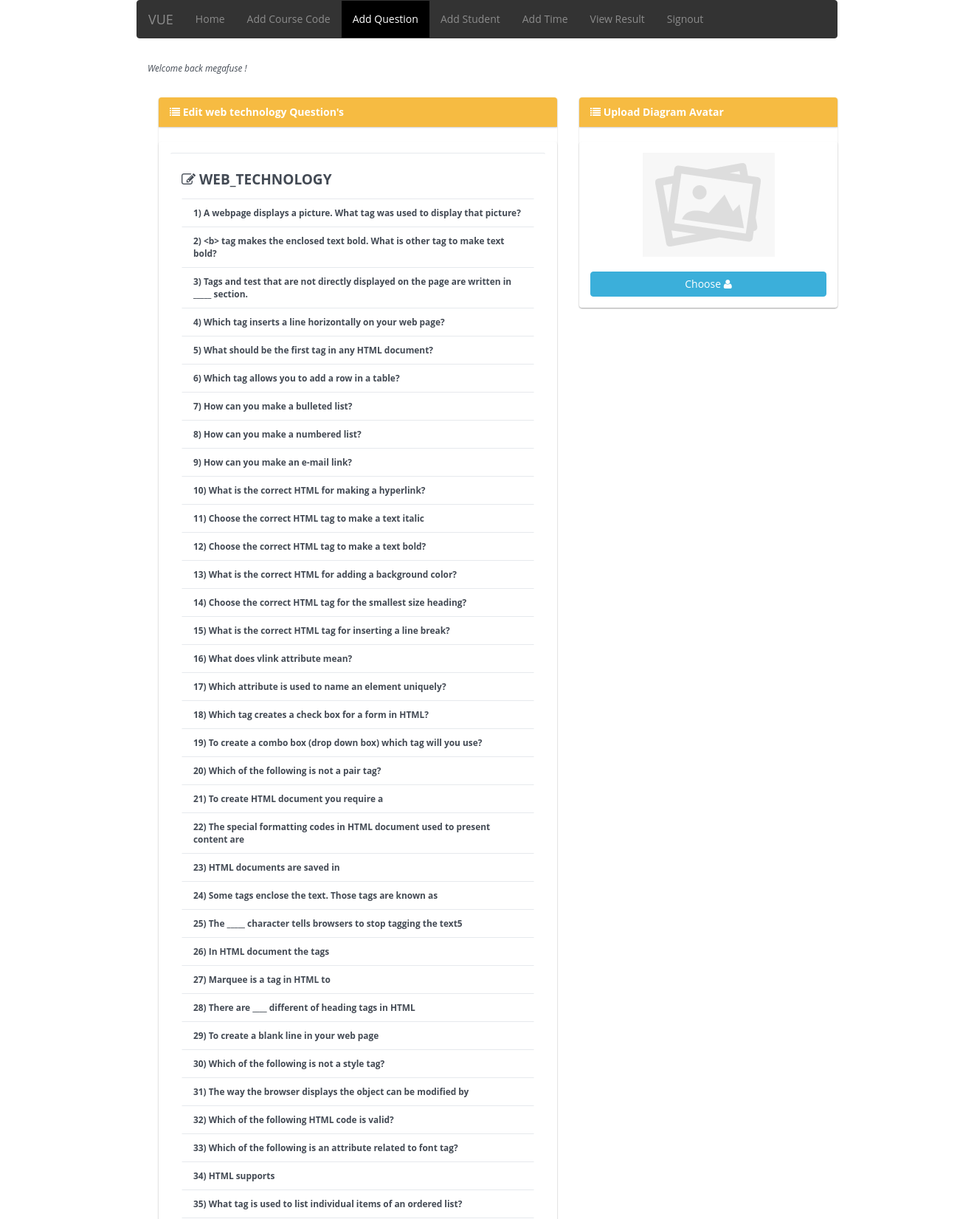
The app's page /dashboard/edit_question.php?key=web_technology (signed in, upper part) with its own data.
### tables this page shows
CREATE TABLE IF NOT EXISTS `question` (
`id` int(11) NOT NULL,
  `subject` varchar(100) NOT NULL,
  `answer` varchar(100) NOT NULL,
  `question` text NOT NULL,
  `A` text NOT NULL,
  `B` text NOT NULL,
  `C` text NOT NULL,
  `D` text NOT NULL,
  `date_registered` varchar(50) NOT NULL
);

### db/Model.php (called while the page is built, shortened)
<?php
class Model {
    public $pdo;
    public function __construct() {
        try {
            $this -> pdo = new PDO('mysql:host=localhost;dbname=megafuse;charset=utf8mb4', 'root', 'root');
            $this -> pdo -> setAttribute(PDO::ATTR_ERRMODE, PDO::ERRMODE_EXCEPTION);
        } catch (PDOException $e) {
            trigger_error(' Unable to connect to Database !');
        }
    }
    public function find_by_fields($table, $params) {
        $keys = '';
        $vals = '';
        $save_to_array = array();
            foreach ($params as $k1 => $v1) {
                if (preg_match('/&/', $k1)) {
                    $k1 = 'AND ' . substr($k1, 1, strlen($k1)). ' = ?';
                } else if (preg_match('/\|/', $k1)) {
                    $k1 = 'OR ' . substr($k1, 1, strlen($k1)). ' = ? ';
                }else {
                    $k1 = $k1.' = ? ';
                }
                 $keys .= $k1 . ' ';
               $vals .= $v1.', ';
                array_push($save_to_array, $v1);
            }
          $sql = "SELECT * FROM " . $table . " WHERE ". $keys ;
         $query = $this->pdo->prepare($sql);
         $query->execute($save_to_array);
         return $query;
    }
}

### dashboard/edit_question.php (the view, shortened to what this page needs)
<?php session_start();
require '../app/Render.php';
$db = new Model();
  $host = "http://localhost/cbt.org";
?>
<!DOCTYPE html PUBLIC "-//W3C//DTD XHTML 1.0 Transitional//EN" "http://www.w3.org/TR/xhtml1/DTD/xhtml1-transitional.dtd">
<html xmlns="http://www.w3.org/1999/xhtml">
<head>
  <link rel="stylesheet" href="<?=$host?>/css/style2.css" type="text/css"/>
  <link rel="stylesheet" href="<?=_UI_?>/css/bootstrap.css" type="text/css"/>
   </head>
    <body>
	  <div id="wrapper">
		 <?php
            include "header.php";
           ?>
		    <div style="line-height:40px;text-indent:20px;" class="container">
		     <small><em> Welcome back <?=htmlspecialchars($_SESSION['admin']) ?> !</em></small>
		   </div>
		   <div id="content" class="container">
			  <div class="col-md-6">
			   <div class="panel panel-warning">
			       <div class="panel panel-heading" >
				     <b><i class="fa fa-list"></i> Edit <?php print str_replace('_', ' ', $_GET['key'])?> Question's </b>
				   </div>
				  <div class="panel panel-body">
				   <ul class="list-group-item">
				   <?php
				    $key = $_GET['key'];
                     print '<h4><i class="fa fa-edit"></i> '.strtoupper($key). '</h4>';
				     $sql = $db -> find_by_fields('question', array('subject' => $key));
                     if($sql -> rowCount() > 0 ) {
                         $num = 1;
                         while($ft = $sql -> fetch()):
                           if(empty($fetch['subject']) || $fetch['subject'] ==''){
                       ?>
                        <li class="list-group-item links-hover" id="<?php print $ft['id']?>">
                            <b><small><?php print $num.') '.$ft['question']?></small></b>
                        </li>
                       <?php
                            } else {}
                          $num++;
                         endwhile;
                     } else {
                         print 'No Questions Available !';
                     }
				    ?>
				    </ul>
				 </div>
			   </div>
			   </div>
			   <div class="col-md-4">
			       <div class="panel panel-warning">
			           <div class="panel panel-heading">
			               <b><i class="fa fa-list"></i> Upload Diagram Avatar </b>
			           </div>
			           <div class="panel panel-body">
			               <center>
			                   <img src="<?php print BASE_URL ?>/images/gallery.png" border="0"/>
			                   <br/><br/>
			                   <a href="#" class="btn btn-primary" style="width: 100%;"> Choose <i class="fa fa-user"></i></a>
			                </center>
			           </div>
			       </div>
			  </div>
			   <div class="clearfix"></div>
	  </div>
	</body>
	</html>

### styles/css/style2.css (style rules this page uses)
body { margin:0px auto; font-family: sans-serif, arial, helvetica; font-size: 14px; }
#wrapper { width:950px; margin:auto; }
#content { margin-top:20px; }

### styles/css/signin.css (style rules this page uses)
body { padding-bottom: 40px; margin: 0px auto; }

### records on screen
question: question "A webpage displays a picture. What tag was used to display that picture?"
question: question "<b> tag makes the enclosed text bold. What is other tag to make text bold?"
question: question "Tags and test that are not directly displayed on the page are written in _____ section."
question: question "Which tag inserts a line horizontally on your web page?"
question: question "What should be the first tag in any HTML document?"
question: question "Which tag allows you to add a row in a table?"
question: question "How can you make a bulleted list?"
question: question "How can you make a numbered list?"
question: question "How can you make an e-mail link?"
question: question "What is the correct HTML for making a hyperlink?"
question: question "Choose the correct HTML tag to make a text italic"
question: question "Choose the correct HTML tag to make a text bold?"
question: question "What is the correct HTML for adding a background color?"
question: question "Choose the correct HTML tag for the smallest size heading?"
question: question "What is the correct HTML tag for inserting a line break?"
question: question "What does vlink attribute mean?"
question: question "Which attribute is used to name an element uniquely?"
question: question "Which tag creates a check box for a form in HTML?"
question: question "To create a combo box (drop down box) which tag will you use?"
question: question "Which of the following is not a pair tag?"
question: question "To create HTML document you require a"
question: question "The special formatting codes in HTML document used to present content are"
question: question "HTML documents are saved in"
question: question "Some tags enclose the text. Those tags are known as"
question: question "The _____ character tells browsers to stop tagging the text5"
question: question "In HTML document the tags"
question: question "Marquee is a tag in HTML to"
question: question "There are ____ different of heading tags in HTML"
question: question "To create a blank line in your web page"
question: question "Which of the following is not a style tag?"
question: question "The way the browser displays the object can be modified by"
question: question "Which of the following HTML code is valid?"
question: question "Which of the following is an attribute related to font tag?"
question: question "HTML supports"
question: question "What tag is used to list individual items of an ordered list?"

### other values on screen
$_SESSION['admin'] "megafuse"
str_replace('_', ' ', $_GET['key']) "web technology"
$key "WEB_TECHNOLOGY"
